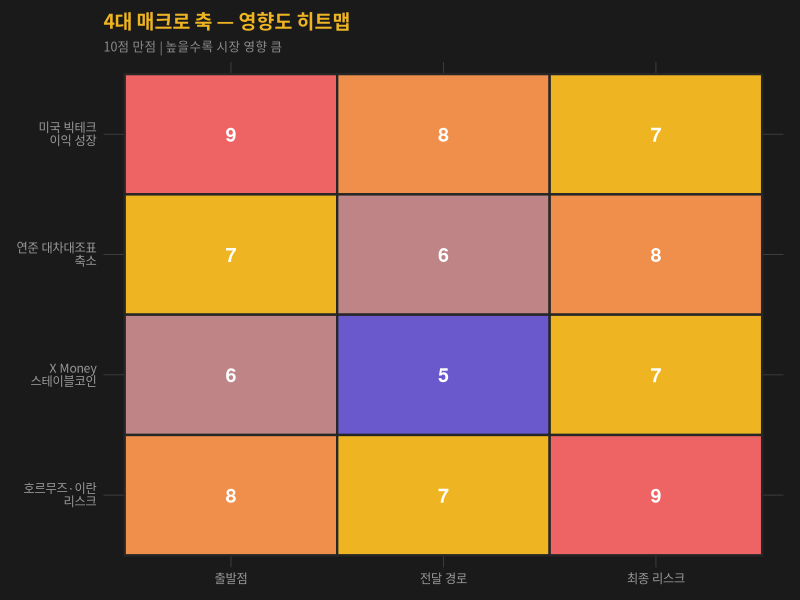
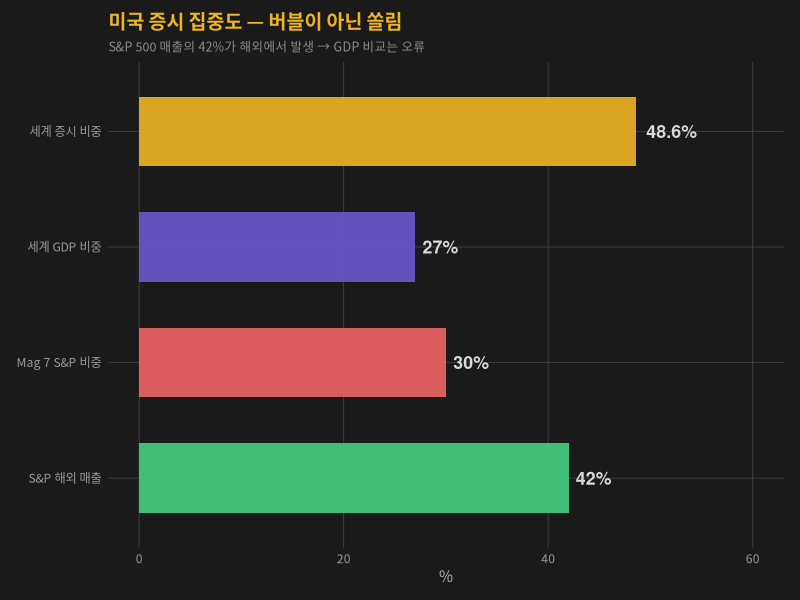
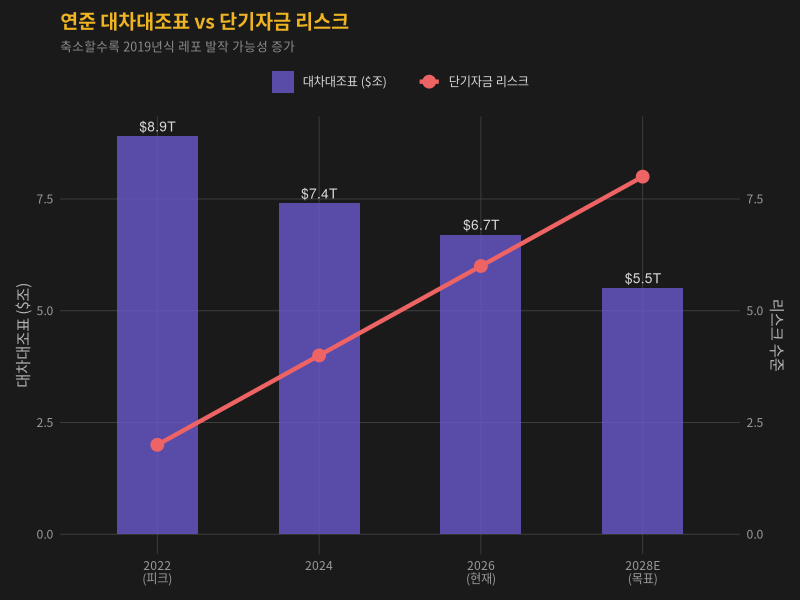
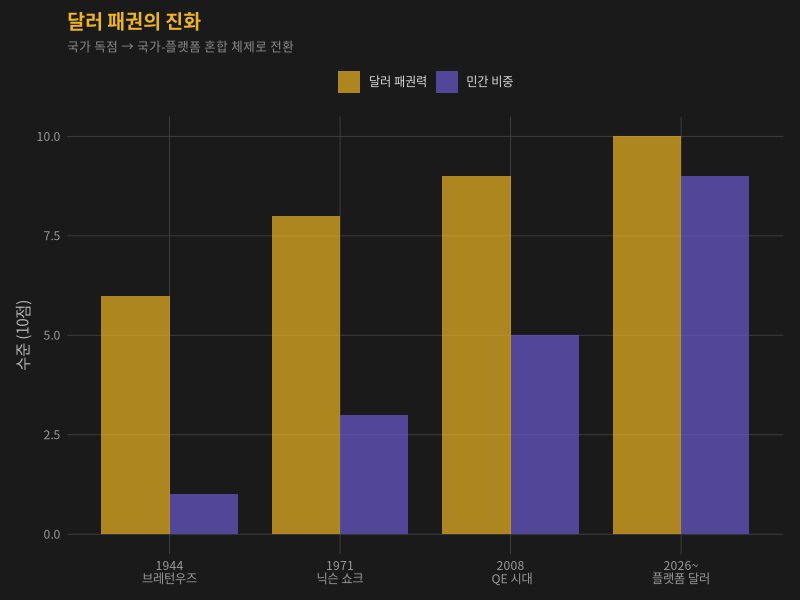
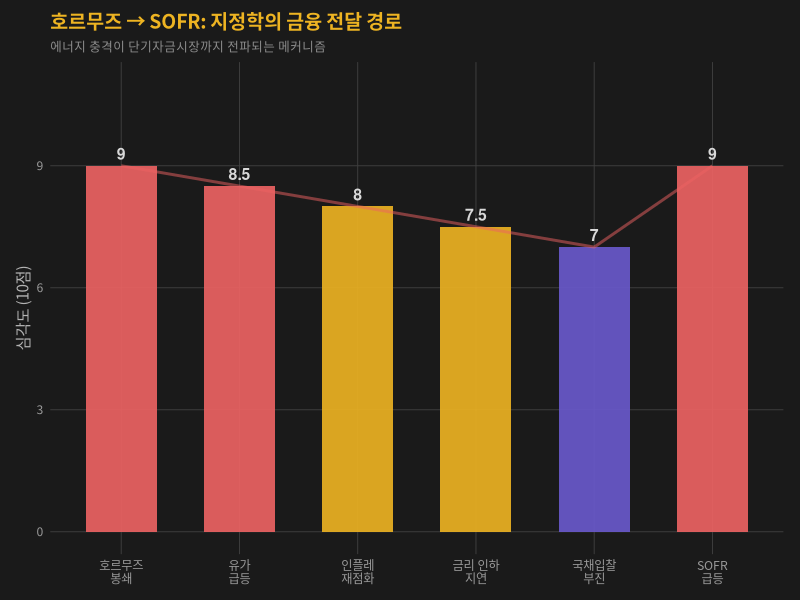
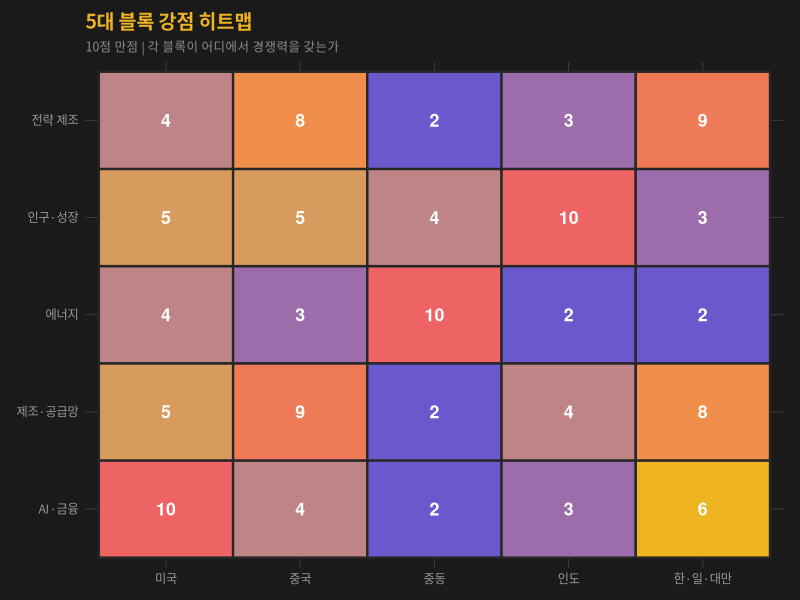
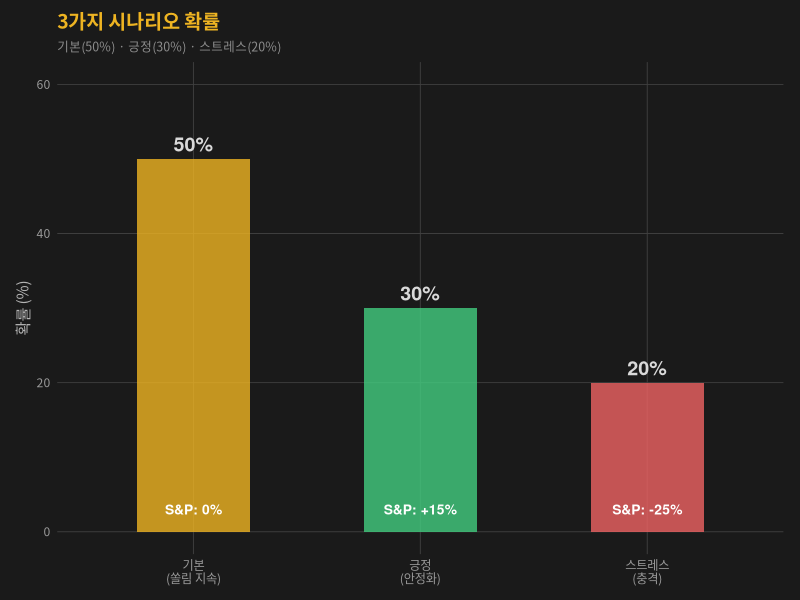
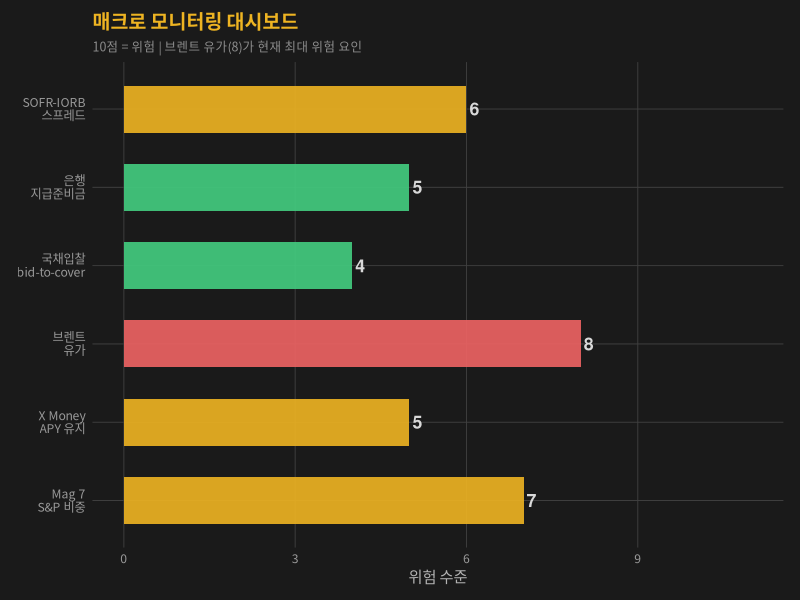

Generate these figures, in order, with R:
## ---- chunk 1
#| label: setup
#| include: false
library(ggplot2)
library(scales)
library(ragg)
th <- theme_minimal(base_family = "Noto Sans CJK KR", base_size = 11) +
  theme(plot.background = element_rect(fill = "grey10", color = NA),
        panel.background = element_rect(fill = "grey10", color = NA),
        panel.grid.major = element_line(color = "grey25", linewidth = 0.3),
        panel.grid.minor = element_blank(),
        text = element_text(color = "grey85"),
        axis.text = element_text(color = "grey60"),
        axis.title = element_text(color = "grey70"),
        plot.title = element_text(face = "bold", size = 14, color = "goldenrod2"),
        plot.subtitle = element_text(size = 9, color = "grey55"),
        legend.background = element_rect(fill = "grey10", color = NA),
        legend.text = element_text(color = "grey85"),
        legend.key = element_rect(fill = "grey10", color = NA),
        legend.position = "top",
        plot.margin = margin(10, 12, 10, 12))
c_blue <- "slateblue3"; c_amber <- "goldenrod2"; c_green <- "seagreen3"
c_red <- "indianred2"; c_gray <- "grey60"; c_text <- "grey85"; c_cyan <- "cadetblue3"
## ---- chunk 2
#| label: fig-structure
#| fig-cap: "4대 매크로 축: 출발점 → 전달 경로 → 최종 리스크"
#| fig-width: 9
#| fig-height: 5

df <- data.frame(
  Theme = rep(c("미국 빅테크\n이익 성장","연준 대차대조표\n축소","X Money\n스테이블코인","호르무즈·이란\n리스크"), 3),
  Stage = rep(c("출발점","전달 경로","최종 리스크"), each = 4),
  Impact = c(9, 7, 6, 8, 8, 6, 5, 7, 7, 8, 7, 9))
df$Theme <- factor(df$Theme, levels = rev(unique(df$Theme)))
df$Stage <- factor(df$Stage, levels = c("출발점","전달 경로","최종 리스크"))

ggplot(df, aes(x = Stage, y = Theme, fill = Impact)) +
  geom_tile(color = "grey15", linewidth = 0.8) +
  geom_text(aes(label = Impact), color = "white", fontface = "bold", size = 5) +
  scale_fill_gradient2(low = c_blue, mid = c_amber, high = c_red, midpoint = 7, guide = "none") +
  labs(title = "4대 매크로 축 — 영향도 히트맵",
       subtitle = "10점 만점 | 높을수록 시장 영향 큼",
       x = NULL, y = NULL) + th +
  theme(panel.grid = element_blank())
## ---- chunk 3
#| label: fig-concentration
#| fig-cap: "미국 증시 세계 비중 vs GDP 비중"
#| fig-width: 7
#| fig-height: 4

conc <- data.frame(
  Category = c("세계 증시 비중","세계 GDP 비중","Mag 7 S&P 비중","S&P 해외 매출"),
  Pct = c(48.6, 27, 30, 42),
  Color = c(c_amber, c_blue, c_red, c_green))
conc$Category <- factor(conc$Category, levels = rev(conc$Category))

ggplot(conc, aes(x = Category, y = Pct, fill = Color)) +
  geom_col(width = 0.6, alpha = 0.9) +
  geom_text(aes(label = paste0(Pct,"%")), hjust = -0.2, color = c_text, fontface = "bold", size = 4.5) +
  scale_fill_identity() +
  scale_y_continuous(limits = c(0, 60)) +
  coord_flip() +
  labs(title = "미국 증시 집중도 — 버블이 아닌 쏠림",
       subtitle = "S&P 500 매출의 42%가 해외에서 발생 → GDP 비교는 오류",
       y = "%", x = NULL) + th
## ---- chunk 4
#| label: fig-fed
#| fig-cap: "연준 대차대조표 축소 경로와 리스크"
#| fig-width: 8
#| fig-height: 4

fed <- data.frame(
  Year = c("2022\n(피크)","2024","2026\n(현재)","2028E\n(목표)"),
  BS = c(8.9, 7.4, 6.7, 5.5),
  Risk = c(2, 4, 6, 8))
fed$Year <- factor(fed$Year, levels = fed$Year)

ggplot(fed) +
  geom_col(aes(x = Year, y = BS, fill = "대차대조표 ($조)"), width = 0.5, alpha = 0.8) +
  geom_line(aes(x = Year, y = Risk, group = 1, color = "단기자금 리스크"), linewidth = 1.5) +
  geom_point(aes(x = Year, y = Risk, color = "단기자금 리스크"), size = 4) +
  geom_text(aes(x = Year, y = BS, label = paste0("$",BS,"T")), vjust = -0.5, color = c_text, size = 3.5) +
  scale_fill_manual(values = c_blue) +
  scale_color_manual(values = c_red) +
  scale_y_continuous(sec.axis = sec_axis(~., name = "리스크 수준")) +
  labs(title = "연준 대차대조표 vs 단기자금 리스크",
       subtitle = "축소할수록 2019년식 레포 발작 가능성 증가",
       y = "대차대조표 ($조)", x = NULL, fill = NULL, color = NULL) + th
## ---- chunk 5
#| label: fig-dollar
#| fig-cap: "달러 패권의 진화: 국가 → 플랫폼"
#| fig-width: 8
#| fig-height: 4

dollar <- data.frame(
  Era = c("1944\n브레턴우즈","1971\n닉슨 쇼크","2008\n QE 시대","2026~\n플랫폼 달러"),
  State = c("금 본위","석유 달러","양적완화\n달러","민간 플랫폼\n달러"),
  Power = c(6, 8, 9, 10),
  Private = c(1, 3, 5, 9))
dollar$Era <- factor(dollar$Era, levels = dollar$Era)

ggplot(dollar) +
  geom_col(aes(x = Era, y = Power, fill = "달러 패권력"), width = 0.4, alpha = 0.7, position = position_nudge(x = -0.2)) +
  geom_col(aes(x = Era, y = Private, fill = "민간 비중"), width = 0.4, alpha = 0.7, position = position_nudge(x = 0.2)) +
  scale_fill_manual(values = c(c_amber, c_blue)) +
  labs(title = "달러 패권의 진화",
       subtitle = "국가 독점 → 국가-플랫폼 혼합 체제로 전환",
       y = "수준 (10점)", x = NULL, fill = NULL) + th
## ---- chunk 6
#| label: fig-hormuz
#| fig-cap: "호르무즈 리스크 전달 경로"
#| fig-width: 8
#| fig-height: 4

hz <- data.frame(
  Step = c("호르무즈\n봉쇄","유가\n급등","인플레\n재점화","금리 인하\n지연","국채입찰\n부진","SOFR\n급등"),
  Severity = c(9, 8.5, 8, 7.5, 7, 9),
  Color = c(c_red, c_red, c_amber, c_amber, c_blue, c_red))
hz$Step <- factor(hz$Step, levels = hz$Step)

ggplot(hz, aes(x = Step, y = Severity, fill = Color)) +
  geom_col(width = 0.6, alpha = 0.9) +
  geom_text(aes(label = Severity), vjust = -0.5, color = c_text, fontface = "bold", size = 4) +
  geom_line(aes(group = 1), color = c_red, linewidth = 1, alpha = 0.5) +
  scale_fill_identity() +
  scale_y_continuous(limits = c(0, 11)) +
  labs(title = "호르무즈 → SOFR: 지정학의 금융 전달 경로",
       subtitle = "에너지 충격이 단기자금시장까지 전파되는 메커니즘",
       y = "심각도 (10점)", x = NULL) + th
## ---- chunk 7
#| label: fig-blocks
#| fig-cap: "5대 블록별 강점 비교"
#| fig-width: 9
#| fig-height: 5

blocks <- data.frame(
  Block = rep(c("미국","중국","중동","인도","한·일·대만"), 5),
  Dimension = rep(c("AI·금융","제조·공급망","에너지","인구·성장","전략 제조"), each = 5),
  Score = c(
    10,4,2,3,6,  # AI금융
    5,9,2,4,8,   # 제조
    4,3,10,2,2,  # 에너지
    5,5,4,10,3,  # 인구
    4,8,2,3,9    # 전략제조
  ))
blocks$Block <- factor(blocks$Block, levels = c("미국","중국","중동","인도","한·일·대만"))
blocks$Dimension <- factor(blocks$Dimension, levels = c("AI·금융","제조·공급망","에너지","인구·성장","전략 제조"))

ggplot(blocks, aes(x = Block, y = Dimension, fill = Score)) +
  geom_tile(color = "grey15", linewidth = 0.8) +
  geom_text(aes(label = Score), color = "white", fontface = "bold", size = 4.5) +
  scale_fill_gradient2(low = c_blue, mid = c_amber, high = c_red, midpoint = 6, guide = "none") +
  labs(title = "5대 블록 강점 히트맵",
       subtitle = "10점 만점 | 각 블록이 어디에서 경쟁력을 갖는가",
       x = NULL, y = NULL) + th +
  theme(panel.grid = element_blank())
## ---- chunk 8
#| label: fig-scenarios
#| fig-cap: "2026~2030 시나리오별 확률과 시장 영향"
#| fig-width: 8
#| fig-height: 4.5

sc <- data.frame(
  Scenario = c("기본\n(쏠림 지속)","긍정\n(안정화)","스트레스\n(충격)"),
  Probability = c(50, 30, 20),
  SPX_Impact = c(0, 15, -25),
  Color = c(c_amber, c_green, c_red))
sc$Scenario <- factor(sc$Scenario, levels = sc$Scenario)

ggplot(sc) +
  geom_col(aes(x = Scenario, y = Probability, fill = Color), width = 0.5, alpha = 0.8) +
  geom_text(aes(x = Scenario, y = Probability, label = paste0(Probability,"%")),
            vjust = -0.5, color = c_text, fontface = "bold", size = 5) +
  geom_text(aes(x = Scenario, y = 3, label = paste0("S&P: ",ifelse(SPX_Impact>0,"+",""),SPX_Impact,"%")),
            color = "white", fontface = "bold", size = 3.5) +
  scale_fill_identity() +
  scale_y_continuous(limits = c(0, 60)) +
  labs(title = "3가지 시나리오 확률",
       subtitle = "기본(50%) · 긍정(30%) · 스트레스(20%)",
       y = "확률 (%)", x = NULL) + th
## ---- chunk 9
#| label: fig-dashboard
#| fig-cap: "현재 모니터링 지표 상태"
#| fig-width: 8
#| fig-height: 4

dash <- data.frame(
  Indicator = c("SOFR-IORB\n스프레드","은행\n지급준비금","국채입찰\nbid-to-cover","브렌트\n유가","X Money\nAPY 유지","Mag 7\nS&P 비중"),
  Status = c(6, 5, 4, 8, 5, 7),
  Color = c(c_amber, c_green, c_green, c_red, c_amber, c_amber))
dash$Indicator <- factor(dash$Indicator, levels = rev(dash$Indicator))

ggplot(dash, aes(x = Indicator, y = Status, fill = Color)) +
  geom_col(width = 0.6, alpha = 0.9) +
  geom_text(aes(label = Status), hjust = -0.3, color = c_text, fontface = "bold", size = 4.5) +
  scale_fill_identity() +
  scale_y_continuous(limits = c(0, 11)) +
  coord_flip() +
  labs(title = "매크로 모니터링 대시보드",
       subtitle = "10점 = 위험 | 브렌트 유가(8)가 현재 최대 위험 요인",
       y = "위험 수준", x = NULL) + th
## ---- chunk 10
#| label: fig-allocation
#| fig-cap: "매크로 환경 기반 자산 배분 제안"
#| fig-width: 6
#| fig-height: 4.5

alloc <- data.frame(
  Asset = c("기술 독점주\n(HPSP류)","에너지 인프라\n(AROC류)","현금·단기채","방산·보안","신흥국 기회"),
  Pct = c(30, 25, 20, 15, 10),
  Label = c("기술 독점\n30%","에너지 인프라\n25%","현금·단기채\n20%","방산·보안\n15%","신흥국\n10%"))

ggplot(alloc, aes(x = "", y = Pct, fill = Asset)) +
  geom_col(width = 1, color = "grey15", linewidth = 0.8) +
  coord_polar("y") +
  geom_text(aes(label = Label), position = position_stack(vjust = 0.5),
            color = "white", size = 3.5, fontface = "bold", lineheight = 0.9) +
  scale_fill_manual(values = c(c_amber, c_green, c_blue, c_red, c_cyan)) +
  labs(title = "매크로 기반 히든젬 배분 전략") + th +
  theme(axis.text = element_blank(), axis.title = element_blank(), legend.position = "none")
